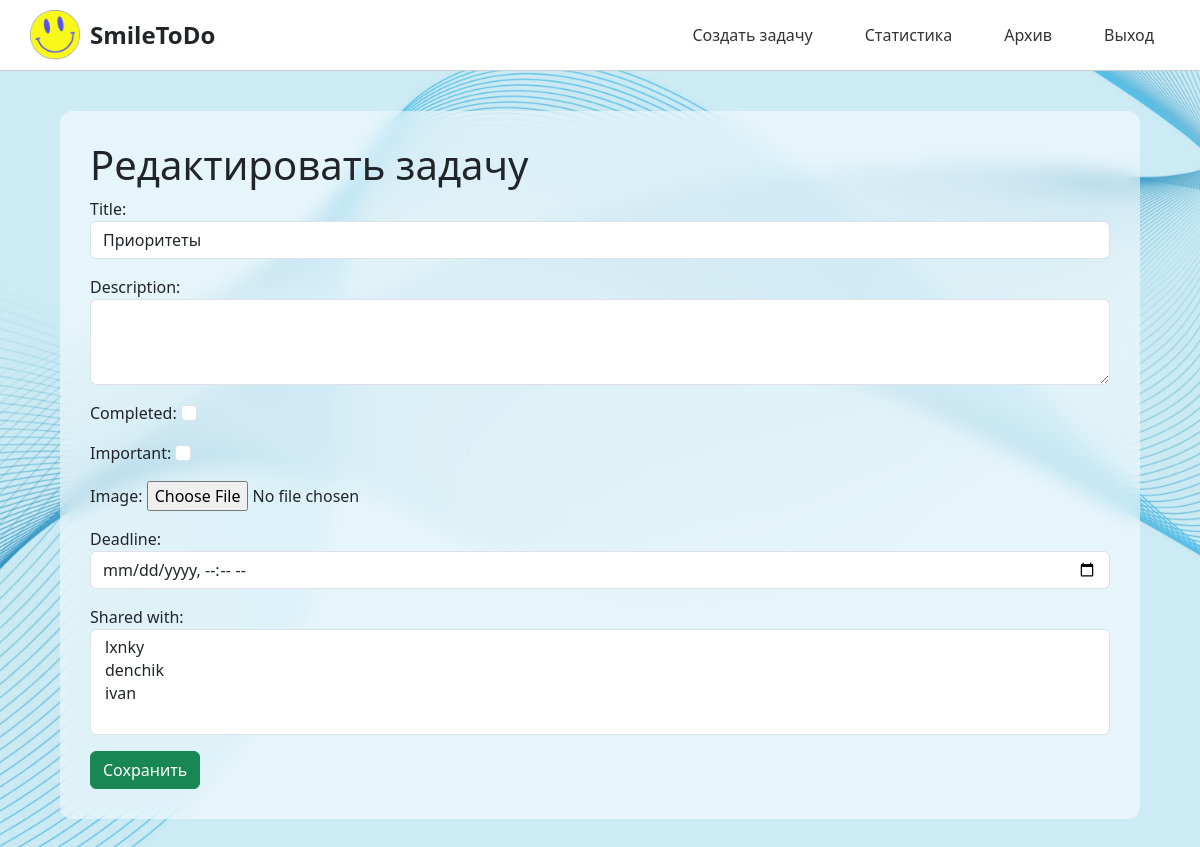
/task/12/edit/ (signed in), run on an earlier commit of the app's database.
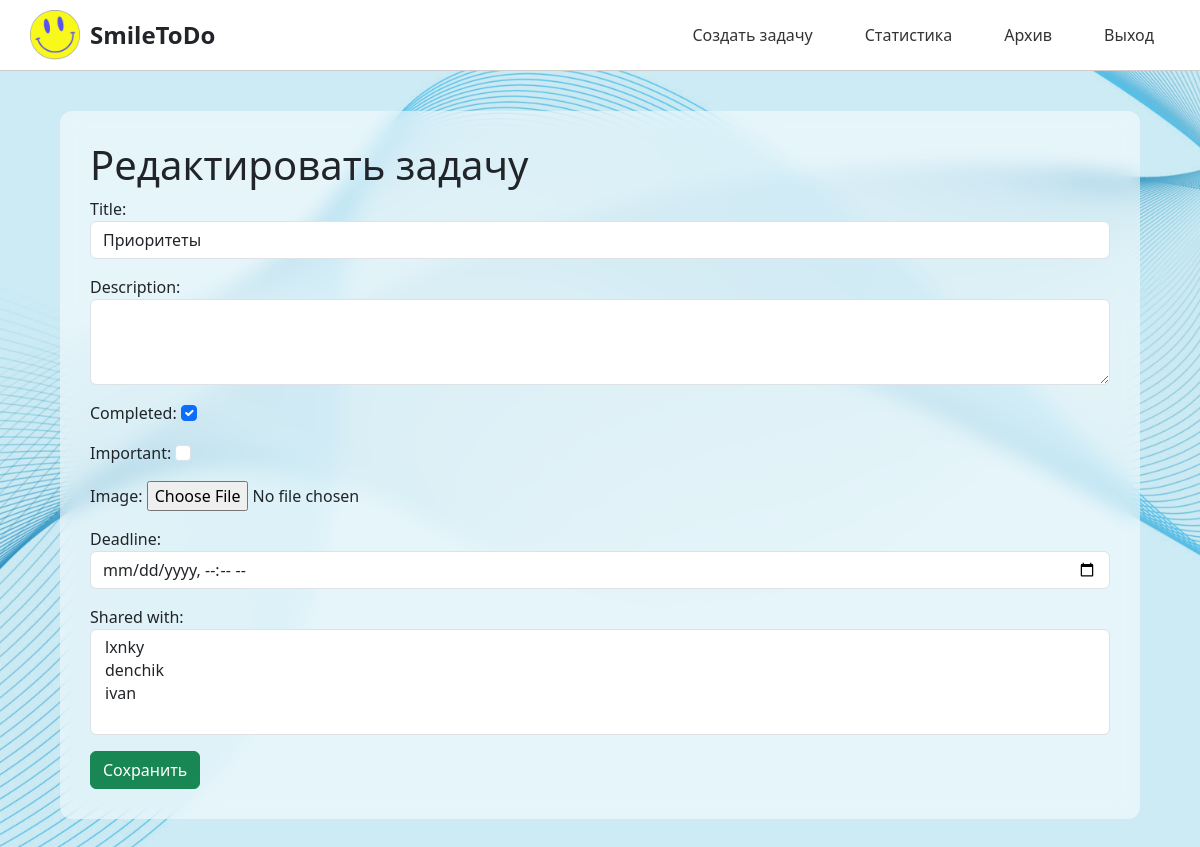
And on a later commit of the database.
### todoapp/models.py (models this page shows, shortened)
class Task(models.Model):
    user = models.ForeignKey(User, on_delete=models.CASCADE, related_name="tasks")
    title = models.CharField(max_length=255)
    description = models.TextField(blank=True)
    completed = models.BooleanField(default=False)
    image = models.ImageField(upload_to='task_images/', blank=True, null=True)
    deadline = models.DateTimeField(blank=True, null=True)
    important = models.BooleanField(default=False)
    is_archived = models.BooleanField(default=False)
    created_at = models.DateTimeField(auto_now_add=True)
    updated_at = models.DateTimeField(auto_now=True)
    shared_with = models.ManyToManyField(User, related_name='shared_tasks', blank=True)

### todoapp/views.py (the view)
# urls.py: path('task/<int:pk>/edit/', views.task_update, name='task_update'),
@login_required
def task_update(request, pk):
    task = get_object_or_404(Task, pk=pk, user=request.user)
    if request.method == 'POST':
        form = TaskForm(request.POST, request.FILES, instance=task)
        if form.is_valid():
            form.save()
            return redirect('task_list')
    else:
        form = TaskForm(instance=task)
    return render(request, 'todoapp/task_form.html', {'form': form})

### todoapp/forms.py
class TaskForm(forms.ModelForm):
    shared_with = forms.ModelMultipleChoiceField(
        queryset=User.objects.all(),
        required=False,
        widget=forms.SelectMultiple(attrs={'class': 'form-control'})
    )
    class Meta:
        model = Task
        fields = ['title', 'description', 'completed', 'important', 'image', 'deadline']
        widgets = {
            'title': forms.TextInput(attrs={'class': 'form-control'}),
            'description': forms.Textarea(attrs={'class': 'form-control', 'rows': 3}),
            'completed': forms.CheckboxInput(attrs={'class': 'form-check-input'}),
            'important': forms.CheckboxInput(attrs={'class': 'form-check-input'}),
            'deadline': forms.DateTimeInput(attrs={'class': 'form-control', 'type': 'datetime-local'}),
        }

### templates/todoapp/task_form.html (shortened to what this page needs)
{% extends 'todoapp/base.html' %}
{% block content %}
<h1>{% if form.instance.pk %}Редактировать{% else %}Создать{% endif %} задачу</h1>
<form method="post" enctype="multipart/form-data">
    {{ form.as_p }}
    <button type="submit" class="btn btn-success">Сохранить</button>
</form>
{% endblock %}

What changed in the data, as far as the page shows it:
changed Task "Приоритеты": completed "☐" → "☑"
